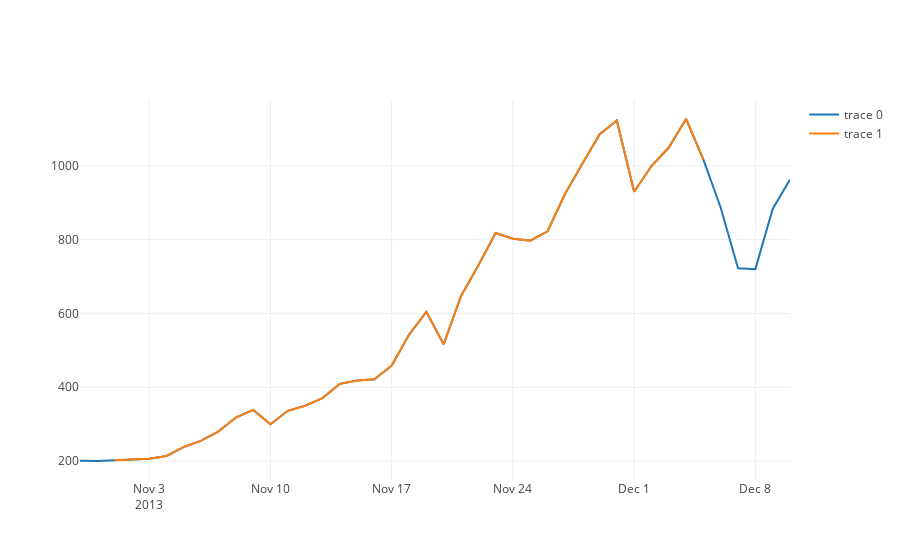

Notebook source saved alongside this figure:
### Code cell
# query # query payload
kw_list = ["bitcoin"]
start_time = '2013-11-01'
end_time = '2013-12-05'
payLoadBuider(kw_list,start_time,end_time)
related_query = pytrends.related_queries()
# word cloud utility# query payload
values = related_query[kw_list[0]]['rising']['value']
words = related_query[kw_list[0]]['rising']['query']
wordCloudGenerator(values, words,title="Bitcoin rising keyword in 2013 - zoom in November")
values = related_query[kw_list[0]]['top']['value']
words = related_query[kw_list[0]]['top']['query']
wordCloudGenerator(values, words,title="Bitcoin top keyword in 2013 - zoom in November")

# slice time
df2 = selectPeriod(btc_usd_datasets, start_year = 2013, start_month = 10, start_date = 30, end_year = 2013,end_month = 12, end_date= 10)
btc_trace = go.Scatter(x=df2.index, y=df2['avg_btc_price_usd'])
df = selectPeriod(btc_usd_datasets, start_year = 2013, start_month = 11, start_date = 1, end_year = 2013,end_month = 12, end_date= 5)
btc_trace2 = go.Scatter(x=df.index, y=df['avg_btc_price_usd'])
py.iplot([btc_trace,btc_trace2])

### Figure 1 — Plotly figure (JSON) as saved in the notebook; plotly's stock layout.template omitted (floating-point values rounded to 4 significant figures)
{"data": [{"type": "scatter", "x": ["2013-10-30", "2013-10-31", "2013-11-01", "2013-11-02", "2013-11-03", "2013-11-04", "2013-11-05", "2013-11-06", "2013-11-07", "2013-11-08", "2013-11-09", "2013-11-10", "2013-11-11", "2013-11-12", "2013-11-13", "2013-11-14", "2013-11-15", "2013-11-16", "2013-11-17", "2013-11-18", "2013-11-19", "2013-11-20", "2013-11-21", "2013-11-22", "2013-11-23", "2013-11-24", "2013-11-25", "2013-11-26", "2013-11-27", "2013-11-28", "2013-11-29", "2013-11-30", "2013-12-01", "2013-12-02", "2013-12-03", "2013-12-04", "2013-12-05", "2013-12-06", "2013-12-07", "2013-12-08", "2013-12-09", "2013-12-10"], "y": [201.0, 200.4, 202.6, 204.2, 206.5, 213.9, 238.4, 255.4, 280.6, 317.9, 338.7, 299.7, 336.3, 350.0, 370.6, 409.2, 418.6, 421.7, 458.8, 542.3, 604.4, 516.7, 646.6, 730.0, 817.8, 802.4, 797.2, 822.5, 922.5, 1004.0, 1085.0, 1122.0, 929.5, 999.1, 1049.0, 1127.0, 1016.0, 886.2, 722.5, 720.0, 882.9, 962.6]}, {"type": "scatter", "x": ["2013-11-01", "2013-11-02", "2013-11-03", "2013-11-04", "2013-11-05", "2013-11-06", "2013-11-07", "2013-11-08", "2013-11-09", "2013-11-10", "2013-11-11", "2013-11-12", "2013-11-13", "2013-11-14", "2013-11-15", "2013-11-16", "2013-11-17", "2013-11-18", "2013-11-19", "2013-11-20", "2013-11-21", "2013-11-22", "2013-11-23", "2013-11-24", "2013-11-25", "2013-11-26", "2013-11-27", "2013-11-28", "2013-11-29", "2013-11-30", "2013-12-01", "2013-12-02", "2013-12-03", "2013-12-04", "2013-12-05"], "y": [202.6, 204.2, 206.5, 213.9, 238.4, 255.4, 280.6, 317.9, 338.7, 299.7, 336.3, 350.0, 370.6, 409.2, 418.6, 421.7, 458.8, 542.3, 604.4, 516.7, 646.6, 730.0, 817.8, 802.4, 797.2, 822.5, 922.5, 1004.0, 1085.0, 1122.0, 929.5, 999.1, 1049.0, 1127.0, 1016.0]}], "layout": {}}
